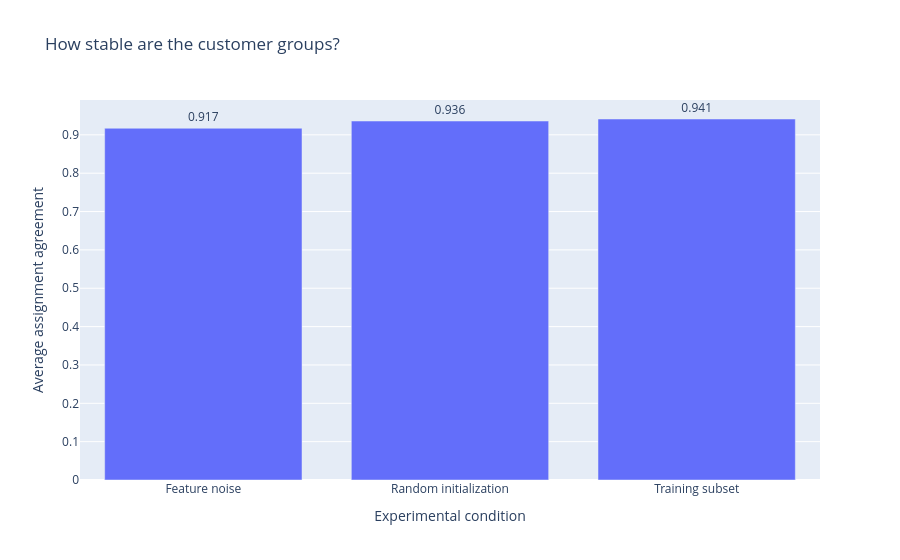

Source (notebook cell):
### Markdown cell above
## Visualization 1 — Which experimental condition is most stable?

### Why are we using a bar chart?

We want to compare the average assignment agreement
across three different experimental conditions.

A bar chart allows us to compare these values easily.

### How to read this chart

Higher ARI indicates greater agreement with the
original clustering assignments.

However, an average hides variation between runs.

We therefore inspect the distribution of individual
ARI values in the next chart.

### Code cell
fig = px.bar(
    summary,
    x="experiment",
    y="mean",
    text="mean",
    title="How stable are the customer groups?",
    labels={
        "experiment": "Experimental condition",
        "mean": "Average Adjusted Rand Index",
    },
)

fig.update_traces(
    texttemplate="%{text:.3f}",
    textposition="outside",
)

fig.update_layout(
    yaxis_title="Average assignment agreement",
)

fig.show()

### Figure 1 — Plotly figure (JSON) as saved in the notebook; plotly's stock layout.template omitted (floating-point values rounded to 4 significant figures)
{"data": [{"hovertemplate": "Experimental condition=%{x}<br>Average Adjusted Rand Index=%{text}<extra></extra>", "legendgroup": "", "marker": {"color": "#636efa", "pattern": {"shape": ""}}, "name": "", "orientation": "v", "showlegend": false, "text": [0.9172, 0.936, 0.9413], "textposition": "outside", "texttemplate": "%{text:.3f}", "type": "bar", "x": ["Feature noise", "Random initialization", "Training subset"], "xaxis": "x", "y": [0.9172, 0.936, 0.9413], "yaxis": "y"}], "layout": {"barmode": "relative", "legend": {"tracegroupgap": 0}, "title": {"text": "How stable are the customer groups?"}, "xaxis": {"anchor": "y", "domain": [0, 1], "title": {"text": "Experimental condition"}}, "yaxis": {"anchor": "x", "domain": [0, 1], "title": {"text": "Average assignment agreement"}}}}
